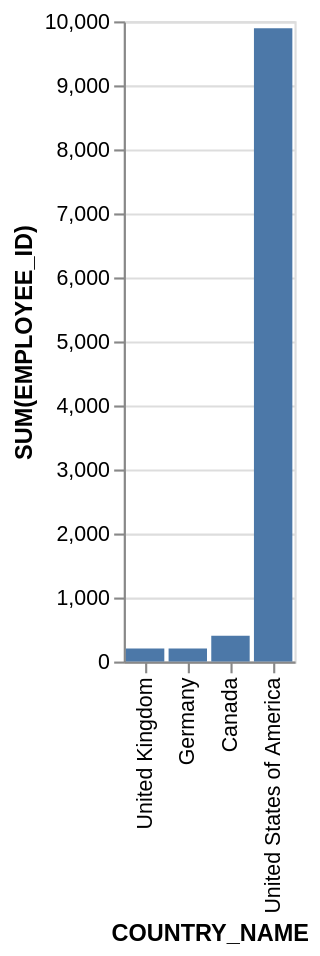

The Vega-Lite source for this figure:
### Vega-Lite specification from a JSON file in a GitHub repository (floating-point values rounded to 4 significant figures)
{"data": {"values": [{"x_data": "Canada", "y_data": 403}, {"x_data": "Germany", "y_data": 204}, {"x_data": "United Kingdom", "y_data": 203}, {"x_data": "United States of America", "y_data": 9891}]}, "mark": "bar", "encoding": {"x": {"field": "x_data", "type": "nominal", "title": "COUNTRY_NAME", "sort": {"op": "sum", "field": "y_data", "order": "ascending"}}, "y": {"field": "y_data", "type": "quantitative", "title": "SUM(EMPLOYEE_ID)"}}}
